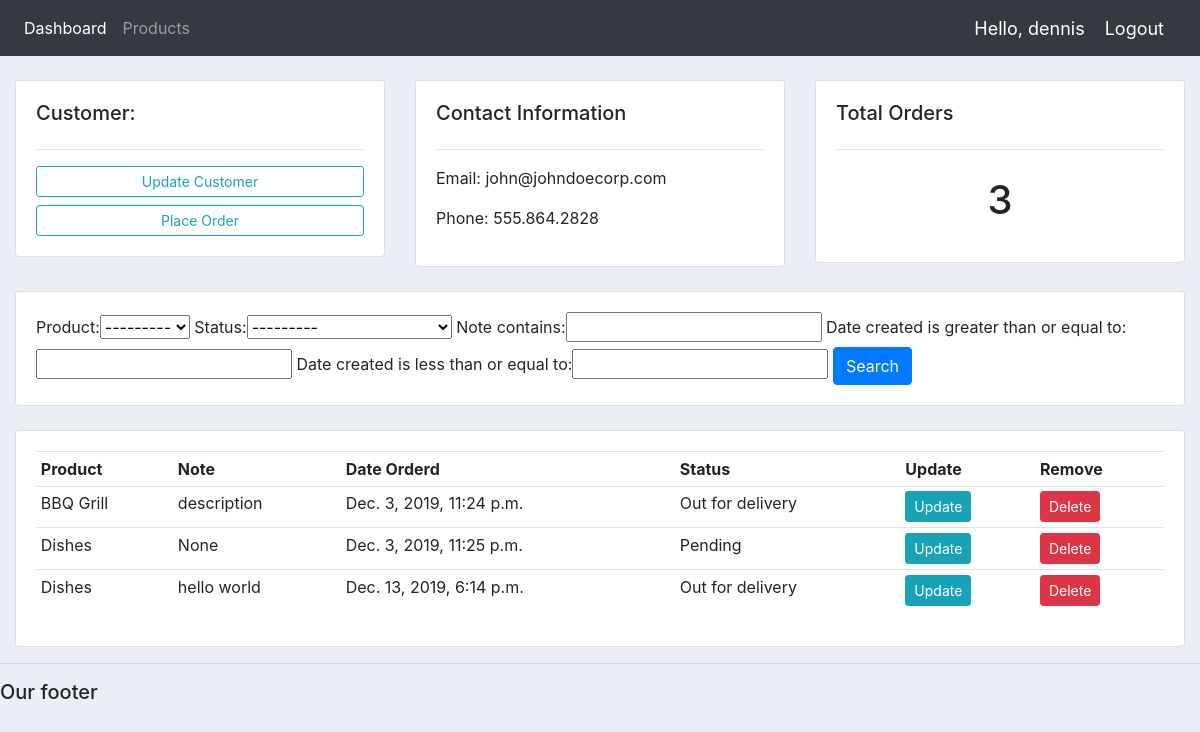
Screenshot of /customer/4/ (signed in) with the database file from the repository.
### accounts/models.py (models this page shows)
class AccountsCustomer(models.Model):
    name = models.CharField(max_length=200, blank=True, null=True)
    phone = models.CharField(max_length=200, blank=True, null=True)
    email = models.CharField(max_length=200, blank=True, null=True)
    date_created = models.DateTimeField(blank=True, null=True)
    class Meta:
        managed = False
        db_table = 'accounts_customer'

class AccountsOrder(models.Model):
    date_created = models.DateTimeField(blank=True, null=True)
    status = models.CharField(max_length=200, blank=True, null=True)
    customer = models.ForeignKey(AccountsCustomer, models.DO_NOTHING, blank=True, null=True)
    product = models.ForeignKey('AccountsProduct', models.DO_NOTHING, blank=True, null=True)
    note = models.CharField(max_length=1000, blank=True, null=True)
    class Meta:
        managed = False
        db_table = 'accounts_order'

class AccountsProduct(models.Model):
    name = models.CharField(max_length=200, blank=True, null=True)
    price = models.FloatField(blank=True, null=True)
    category = models.CharField(max_length=200, blank=True, null=True)
    date_created = models.DateTimeField(blank=True, null=True)
    description = models.CharField(max_length=200, blank=True, null=True)
    class Meta:
        managed = False
        db_table = 'accounts_product'

### accounts/views.py (the view)
# urls.py: path('customer/<str:pk_test>/', views.customer, name="customer"),
@login_required(login_url='login')
def customer(request, pk_test):
    customer = Customer.objects.get(id=pk_test)
    orders = customer.order_set.all()
    order_count = orders.count()
    myFilter = OrderFilter(request.GET, queryset=orders)
    orders = myFilter.qs
    context = {'customer': customer, 'orders': orders, 'order_count': order_count,
               'myFilter': myFilter}
    return render(request, 'accounts/customer.html', context)

### accounts/models.py (called while the page is built)
    def __str__(self):
        return self.name

### accounts/templates/accounts/customer.html
{%  extends 'accounts/main.html' %}
{% block content %}
	<br>
<div class="row">
	<div class="col-md">
		<div class="card card-body">
			<h5>Customer:</h5>
			<hr>
			<a class="btn btn-outline-info  btn-sm btn-block" href="">Update Customer</a>
			<a class="btn btn-outline-info  btn-sm btn-block" href="{% url 'create_order' customer.id %}">Place Order</a>
		</div>
	</div>
	<div class="col-md">
		<div class="card card-body">
			<h5>Contact Information</h5>
			<hr>
			<p>Email: {{customer.email}}</p>
			<p>Phone: {{customer.phone}}</p>
		</div>
	</div>
	<div class="col-md">
		<div class="card card-body">
			<h5>Total Orders</h5>
			<hr>
			<h1 style="text-align: center;padding: 10px">{{order_count}}</h1>
		</div>
	</div>
</div>
<br>
<div class="row">
	<div class="col">
		<div class="card card-body">
			<form method="get">
				{{myFilter.form}}
		    <button class="btn btn-primary" type="submit">Search</button>
		  </form>
		</div>
	</div>
</div>
<br>
<div class="row">
	<div class="col-md">
		<div class="card card-body">
			<table class="table table-sm">
				<tr>
					<th>Product</th>
					<th>Note</th>
					<th>Date Orderd</th>
					<th>Status</th>
					<th>Update</th>
					<th>Remove</th>
				</tr>
				{% for order in orders %}
				<tr>
					<td>{{order.product}}</td>
					<td>{{order.note}}</td>
					<td>{{order.date_created}}</td>
					<td>{{order.status}}</td>
					<td><a class="btn btn-sm btn-info" href="{% url 'update_order' order.id %}">Update</a></td>
					<td><a class="btn btn-sm btn-danger" href="{% url 'delete_order' order.id %}">Delete</a></td>
				</tr>
				{% endfor %}
			</table>
		</div>
	</div>
</div>
{% endblock %}

### accounts/templates/accounts/navbar.html (shortened to what this page needs)
{% load static %}
<nav class="navbar navbar-expand-lg navbar-dark bg-dark">
  <div class="collapse navbar-collapse" id="navbarNav">
    <ul class="navbar-nav">
      <li class="nav-item active">
        <a class="nav-link" href="{% url 'home' %}">Dashboard</a>
      </li>
      <li class="nav-item">
        <a class="nav-link" href="{% url 'products' %}">Products</a>
      </li>
    </ul>
  </div>
  <span class="hello-msg">Hello, {{request.user}}</span>
  <span ><a  class="hello-msg" href="{% url 'logout' %}">Logout</a></span>
</nav>

### static/css/main.css (style rules this page uses)
body { background-color: #ebeff5; }

### accounts/templates/accounts/navbar.html (style rules this page uses)
.hello-msg { font-size: 18px; color: #fff; margin-right: 20px; }

### rows the page displays
AccountsCustomer: email "john@johndoecorp.com", phone "555.864.2828"
AccountsOrder: product "BBQ Grill", note "description", date_created "Dec. 3, 2019, 11:24 p.m.", status "Out for delivery"
AccountsOrder: product "Dishes", note "None", date_created "Dec. 3, 2019, 11:25 p.m.", status "Pending"
AccountsOrder: product "Dishes", note "hello world", date_created "Dec. 13, 2019, 6:14 p.m.", status "Out for delivery"

### other values shown
{{ request.user }} "dennis"
{{ order_count }} "3"
